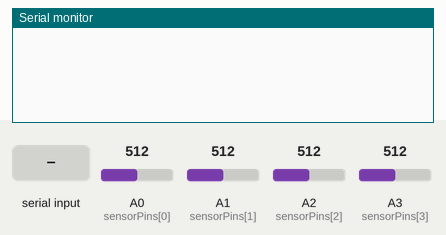
The sketch below on a simulated Arduino Uno, built with avr-gcc and run on an emulated ATmega328P. Parts: the last lines printed to the serial monitor. The test bench sets the inputs (shaded band); at power-on: A0 (sensorPins[0]) = 512, A1 (sensorPins[1]) = 512, A2 (sensorPins[2]) = 512, A3 (sensorPins[3]) = 512.

Above: at 1.2 s.
1.3 s: "s" received over Serial
At 1.8 s:
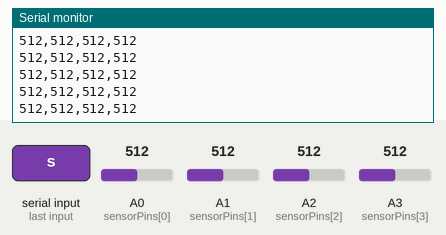
3.2 s: A0 (sensorPins[0]) set to 716
At 4.2 s:
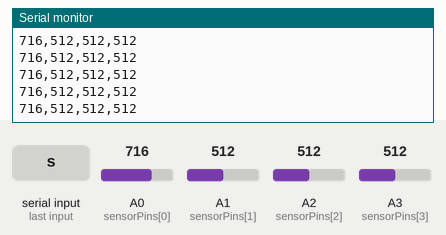
4.7 s: A1 (sensorPins[1]) set to 716
At 5.6 s:
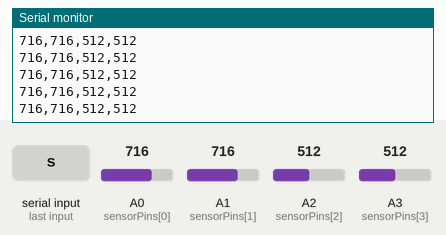
6.2 s: A2 (sensorPins[2]) set to 716
At 7.0 s:
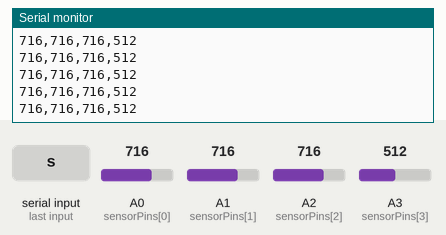
7.7 s: A3 (sensorPins[3]) set to 716
At 8.7 s:
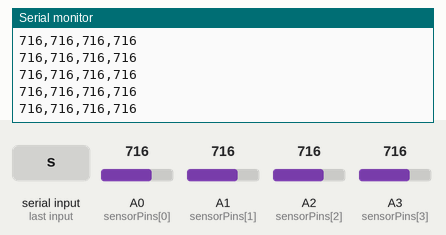
9.2 s: A0 (sensorPins[0]) set to 992
At 10.3 s:
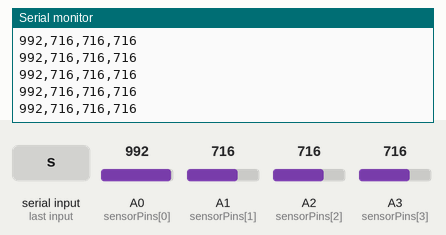
Timing chart, 0 to 11.7 s (numbered marks = the images above; inputs shaded):
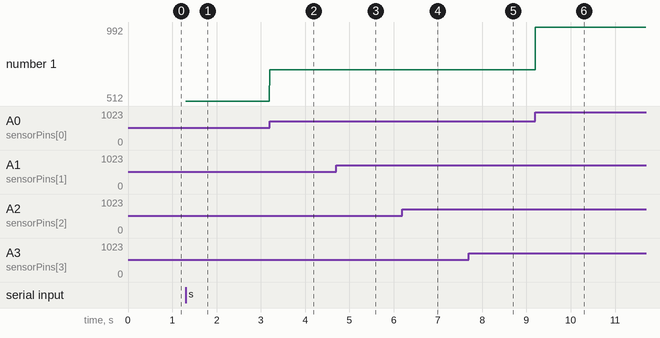

Measured:
- after the input at 1.3 s, the serial monitor: prints a new line at once (image 1)
- after the input at 3.2 s, the serial monitor: prints a new line at once (image 2)
- after the input at 4.7 s, the serial monitor: prints a new line at once (image 3)
- after the input at 6.2 s, the serial monitor: prints a new line at once (image 4)
- after the input at 7.7 s, the serial monitor: prints a new line at once (image 5)
- after the input at 9.2 s, the serial monitor: prints a new line at once (image 6)
- plotted number 1: 512 → 716 after the input at 3.2 s, 716 → 992 after the input at 9.2 s

The sketch:

sEMG.ino
```cpp
const int sensorPins[4] = {A0, A1, A2, A3};

const float freq = 200.0;
const unsigned long period = 1000000 / freq;

unsigned long last_time = 0;
bool running = false;

void setup() {
  Serial.begin(115200);

  for(int i=0; i<4; i++){
    pinMode(sensorPins[i], INPUT);
  }
}

void loop() {
  if(Serial.available() > 0){
    char command = Serial.read();

    if(command == 's'){
      running = true;
      last_time = micros();
    }
    else if (command == 'e'){
      running = false;
    }

    while(Serial.available() > 0){
      Serial.read();
    }
  }

  if(running){
    unsigned long current_time = micros();

    if(current_time - last_time >= period){
      last_time += period;

      int val0 = analogRead(sensorPins[0]);
      int val1 = analogRead(sensorPins[1]);
      int val2 = analogRead(sensorPins[2]);
      int val3 = analogRead(sensorPins[3]);

      Serial.print(val0);
      Serial.print(",");
      Serial.print(val1);
      Serial.print(",");
      Serial.print(val2);
      Serial.print(",");
      Serial.println(val3);
    }
  }
}
```
